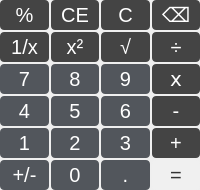
        <widget class="QWidget" name="PageStandard">
         <property name="sizePolicy">
          <sizepolicy hsizetype="Expanding" vsizetype="Expanding">
           <horstretch>0</horstretch>
           <verstretch>0</verstretch>
          </sizepolicy>
         </property>
         <layout class="QGridLayout" name="key">
          <property name="leftMargin">
           <number>0</number>
          </property>
          <property name="topMargin">
           <number>0</number>
          </property>
          <property name="rightMargin">
           <number>0</number>
          </property>
          <property name="bottomMargin">
           <number>0</number>
          </property>
          <property name="spacing">
           <number>2</number>
          </property>
          <item row="5" column="1">
           <widget class="QPushButton" name="pushButton0">
            <property name="sizePolicy">
             <sizepolicy hsizetype="Expanding" vsizetype="Expanding">
              <horstretch>0</horstretch>
              <verstretch>0</verstretch>
             </sizepolicy>
            </property>
            <property name="minimumSize">
             <size>
              <width>30</width>
              <height>30</height>
             </size>
            </property>
            <property name="font">
             <font>
              <pointsize>-1</pointsize>
             </font>
            </property>
            <property name="styleSheet">
             <string notr="true"> QPushButton
{
        background-color:#52565c;
        color:#ffffff;
        border:none;
        border-radius:4px;
        min-width:30px;
        min-height:30px;
        font-size:20px;
 }
QPushButton:hover
{
	 background-color:#5d6269;
}
QPushButton:pressed
{
	background-color:#6a7078;
}</string>
            </property>
            <property name="text">
             <string>0</string>
            </property>
           </widget>
          </item>
          <item row="2" column="0">
           <widget class="QPushButton" name="pushButton7">
            <property name="sizePolicy">
             <sizepolicy hsizetype="Expanding" vsizetype="Expanding">
              <horstretch>0</horstretch>
              <verstretch>0</verstretch>
             </sizepolicy>
            </property>
            <property name="minimumSize">
             <size>
              <width>30</width>
              <height>30</height>
             </size>
            </property>
            <property name="font">
             <font>
              <pointsize>-1</pointsize>
             </font>
            </property>
            <property name="styleSheet">
             <string notr="true"> QPushButton
{
        background-color:#52565c;
        color:#ffffff;
        border:none;
        border-radius:4px;
        min-width:30px;
        min-height:30px;
        font-size:20px;
 }
QPushButton:hover
{
	 background-color:#5d6269;
}
QPushButton:pressed
{
	background-color:#6a7078;
}</string>
            </property>
            <property name="text">
             <string>7</string>
            </property>
           </widget>
          </item>
          <item row="5" column="2">
           <widget class="QPushButton" name="pushButton_Dot">
            <property name="sizePolicy">
             <sizepolicy hsizetype="Expanding" vsizetype="Expanding">
              <horstretch>0</horstretch>
              <verstretch>0</verstretch>
             </sizepolicy>
            </property>
            <property name="minimumSize">
             <size>
              <width>30</width>
              <height>30</height>
             </size>
            </property>
            <property name="font">
             <font>
              <pointsize>-1</pointsize>
             </font>
            </property>
            <property name="styleSheet">
             <string notr="true"> QPushButton
{
        background-color:#52565c;
        color:#ffffff;
        border:none;
        border-radius:4px;
        min-width:30px;
        min-height:30px;
        font-size:20px;
 }
QPushButton:hover
{
	 background-color:#5d6269;
}
QPushButton:pressed
{
	background-color:#6a7078;
}</string>
            </property>
            <property name="text">
             <string>.</string>
            </property>
           </widget>
          </item>
          <item row="2" column="2">
           <widget class="QPushButton" name="pushButton9">
            <property name="sizePolicy">
             <sizepolicy hsizetype="Expanding" vsizetype="Expanding">
              <horstretch>0</horstretch>
              <verstretch>0</verstretch>
             </sizepolicy>
            </property>
            <property name="minimumSize">
             <size>
              <width>30</width>
              <height>30</height>
             </size>
            </property>
            <property name="font">
             <font>
              <pointsize>-1</pointsize>
             </font>
            </property>
            <property name="styleSheet">
             <string notr="true"> QPushButton
{
        background-color:#52565c;
        color:#ffffff;
        border:none;
        border-radius:4px;
        min-width:30px;
        min-height:30px;
        font-size:20px;
 }
QPushButton:hover
{
	 background-color:#5d6269;
}
QPushButton:pressed
{
	background-color:#6a7078;
}</string>
            </property>
            <property name="text">
             <string>9</string>
            </property>
           </widget>
          </item>
          <item row="3" column="2">
           <widget class="QPushButton" name="pushButton6">
            <property name="sizePolicy">
             <sizepolicy hsizetype="Expanding" vsizetype="Expanding">
              <horstretch>0</horstretch>
              <verstretch>0</verstretch>
             </sizepolicy>
            </property>
            <property name="minimumSize">
             <size>
              <width>30</width>
              <height>30</height>
             </size>
            </property>
            <property name="font">
             <font>
              <pointsize>-1</pointsize>
             </font>
            </property>
            <property name="styleSheet">
             <string notr="true"> QPushButton
{
        background-color:#52565c;
        color:#ffffff;
        border:none;
        border-radius:4px;
        min-width:30px;
        min-height:30px;
        font-size:20px;
 }
QPushButton:hover
{
	 background-color:#5d6269;
}
QPushButton:pressed
{
	background-color:#6a7078;
}</string>
            </property>
            <property name="text">
             <string>6</string>
            </property>
           </widget>
          </item>
          <item row="5" column="0">
           <widget class="QPushButton" name="pushButton_Minus">
            <property name="sizePolicy">
             <sizepolicy hsizetype="Expanding" vsizetype="Expanding">
              <horstretch>0</horstretch>
              <verstretch>0</verstretch>
             </sizepolicy>
            </property>
            <property name="minimumSize">
             <size>
              <width>30</width>
              <height>30</height>
             </size>
            </property>
            <property name="font">
             <font>
              <pointsize>-1</pointsize>
             </font>
            </property>
            <property name="styleSheet">
             <string notr="true"> QPushButton
{
        background-color:#52565c;
        color:#ffffff;
        border:none;
        border-radius:4px;
        min-width:30px;
        min-height:30px;
        font-size:20px;
 }
QPushButton:hover
{
	 background-color:#5d6269;
}
QPushButton:pressed
{
	background-color:#6a7078;
}</string>
            </property>
            <property name="text">
             <string>+/-</string>
            </property>
           </widget>
          </item>
          <item row="5" column="3">
           <widget class="QPushButton" name="pushButton_Equal">
            <property name="sizePolicy">
             <sizepolicy hsizetype="Expanding" vsizetype="Expanding">
              <horstretch>0</horstretch>
              <verstretch>0</verstretch>
             </sizepolicy>
            </property>
            <property name="minimumSize">
             <size>
              <width>30</width>
              <height>30</height>
             </size>
            </property>
            <property name="font">
             <font>
              <pointsize>-1</pointsize>
             </font>
            </property>
            <property name="styleSheet">
             <string notr="true">QPushButton
{
    background-color: #f0f0f0;
    color: #333333;
    border: none;
    border-radius: 4px;
    min-width: 30px;
    min-height: 30px;
    font-size: 20px;
}
QPushButton:hover
{
    background-color: #e5e5e5;
}
QPushButton:pressed
{
    background-color: #d5d5d5;
}</string>
            </property>
            <property name="text">
             <string>=</string>
            </property>
           </widget>
          </item>
          <item row="1" column="2">
           <widget class="QPushButton" name="pushButton_Sqrt">
            <property name="sizePolicy">
             <sizepolicy hsizetype="Expanding" vsizetype="Expanding">
              <horstretch>0</horstretch>
              <verstretch>0</verstretch>
             </sizepolicy>
            </property>
            <property name="minimumSize">
             <size>
              <width>30</width>
              <height>30</height>
             </size>
            </property>
            <property name="font">
             <font>
              <pointsize>-1</pointsize>
             </font>
            </property>
            <property name="styleSheet">
             <string notr="true">QPushButton
{
    background-color: #444444;
    color: #ffffff;
    border: none;
    border-radius: 4px;
    min-width: 30px;
    min-height: 30px;
    font-size: 20px;
}
QPushButton:hover
{
    background-color: #505050;
}
QPushButton:pressed
{
    background-color: #666666;
}</string>
            </property>
            <property name="text">
             <string>√</string>
            </property>
           </widget>
          </item>
          <item row="3" column="1">
           <widget class="QPushButton" name="pushButton5">
            <property name="sizePolicy">
             <sizepolicy hsizetype="Expanding" vsizetype="Expanding">
              <horstretch>0</horstretch>
              <verstretch>0</verstretch>
             </sizepolicy>
            </property>
            <property name="minimumSize">
             <size>
              <width>30</width>
              <height>30</height>
             </size>
            </property>
            <property name="font">
             <font>
              <pointsize>-1</pointsize>
             </font>
            </property>
            <property name="styleSheet">
             <string notr="true"> QPushButton
{
        background-color:#52565c;
        color:#ffffff;
        border:none;
        border-radius:4px;
        min-width:30px;
        min-height:30px;
        font-size:20px;
 }
QPushButton:hover
{
	 background-color:#5d6269;
}
QPushButton:pressed
{
	background-color:#6a7078;
}</string>
            </property>
            <property name="text">
             <string>5</string>
            </property>
           </widget>
          </item>
          <item row="2" column="1">
           <widget class="QPushButton" name="pushButton8">
            <property name="sizePolicy">
             <sizepolicy hsizetype="Expanding" vsizetype="Expanding">
              <horstretch>0</horstretch>
              <verstretch>0</verstretch>
             </sizepolicy>
            </property>
            <property name="minimumSize">
             <size>
              <width>30</width>
              <height>30</height>
             </size>
            </property>
            <property name="font">
             <font>
              <pointsize>-1</pointsize>
             </font>
            </property>
            <property name="styleSheet">
             <string notr="true"> QPushButton
{
        background-color:#52565c;
        color:#ffffff;
        border:none;
        border-radius:4px;
        min-width:30px;
        min-height:30px;
        font-size:20px;
 }
QPushButton:hover
{
	 background-color:#5d6269;
}
QPushButton:pressed
{
	background-color:#6a7078;
}</string>
            </property>
            <property name="text">
             <string>8</string>
            </property>
           </widget>
          </item>
          <item row="2" column="3">
           <widget class="QPushButton" name="pushButton_Multi">
            <property name="sizePolicy">
             <sizepolicy hsizetype="Expanding" vsizetype="Expanding">
              <horstretch>0</horstretch>
              <verstretch>0</verstretch>
             </sizepolicy>
            </property>
            <property name="minimumSize">
             <size>
              <width>30</width>
              <height>30</height>
             </size>
            </property>
            <property name="font">
             <font>
              <pointsize>-1</pointsize>
             </font>
            </property>
            <property name="styleSheet">
             <string notr="true">QPushButton
{
    background-color: #444444;
    color: #ffffff;
    border: none;
    border-radius: 4px;
    min-width: 30px;
    min-height: 30px;
    font-size: 20px;
}
QPushButton:hover
{
    background-color: #505050;
}
QPushButton:pressed
{
    background-color: #666666;
}</string>
            </property>
            <property name="text">
             <string>ⅹ</string>
            </property>
           </widget>
          </item>
          <item row="4" column="3">
           <widget class="QPushButton" name="pushButton_Add">
            <property name="sizePolicy">
             <sizepolicy hsizetype="Expanding" vsizetype="Expanding">
              <horstretch>0</horstretch>
              <verstretch>0</verstretch>
             </sizepolicy>
            </property>
            <property name="minimumSize">
             <size>
              <width>30</width>
              <height>30</height>
             </size>
            </property>
            <property name="font">
             <font>
              <pointsize>-1</pointsize>
             </font>
            </property>
            <property name="styleSheet">
             <string notr="true">QPushButton
{
    background-color: #444444;
    color: #ffffff;
    border: none;
    border-radius: 4px;
    min-width: 30px;
    min-height: 30px;
    font-size: 20px;
}
QPushButton:hover
{
    background-color: #505050;
}
QPushButton:pressed
{
    background-color: #666666;
}</string>
            </property>
            <property name="text">
             <string>+</string>
            </property>
           </widget>
          </item>
          <item row="0" column="3">
           <widget class="QPushButton" name="pushButton_BackSpace">
            <property name="sizePolicy">
             <sizepolicy hsizetype="Expanding" vsizetype="Expanding">
              <horstretch>0</horstretch>
              <verstretch>0</verstretch>
             </sizepolicy>
            </property>
            <property name="minimumSize">
             <size>
              <width>30</width>
              <height>30</height>
             </size>
            </property>
            <property name="font">
             <font>
              <pointsize>-1</pointsize>
             </font>
            </property>
            <property name="styleSheet">
             <string notr="true">QPushButton
{
    background-color: #444444;
    color: #ffffff;
    border: none;
    border-radius: 4px;
    min-width: 30px;
    min-height: 30px;
    font-size: 20px;
}
QPushButton:hover
{
    background-color: #505050;
}
QPushButton:pressed
{
    background-color: #666666;
}</string>
            </property>
            <property name="text">
             <string>⌫</string>
            </property>
           </widget>
          </item>
          <item row="0" column="2">
           <widget class="QPushButton" name="pushButton_ClearAll">
            <property name="sizePolicy">
             <sizepolicy hsizetype="Expanding" vsizetype="Expanding">
              <horstretch>0</horstretch>
              <verstretch>0</verstretch>
             </sizepolicy>
            </property>
            <property name="minimumSize">
             <size>
              <width>30</width>
              <height>30</height>
             </size>
            </property>
            <property name="font">
             <font>
              <pointsize>-1</pointsize>
             </font>
            </property>
            <property name="styleSheet">
             <string notr="true">QPushButton
{
    background-color: #444444;
    color: #ffffff;
    border: none;
    border-radius: 4px;
    min-width: 30px;
    min-height: 30px;
    font-size: 20px;
}
QPushButton:hover
{
    background-color: #505050;
}
QPushButton:pressed
{
    background-color: #666666;
}</string>
            </property>
            <property name="text">
             <string>C</string>
            </property>
           </widget>
          </item>
          <item row="4" column="2">
           <widget class="QPushButton" name="pushButton3">
            <property name="sizePolicy">
             <sizepolicy hsizetype="Expanding" vsizetype="Expanding">
              <horstretch>0</horstretch>
              <verstretch>0</verstretch>
             </sizepolicy>
            </property>
            <property name="minimumSize">
             <size>
              <width>30</width>
              <height>30</height>
             </size>
            </property>
            <property name="font">
             <font>
              <pointsize>-1</pointsize>
             </font>
            </property>
            <property name="styleSheet">
             <string notr="true"> QPushButton
{
        background-color:#52565c;
        color:#ffffff;
        border:none;
        border-radius:4px;
        min-width:30px;
        min-height:30px;
        font-size:20px;
 }
QPushButton:hover
{
	 background-color:#5d6269;
}
QPushButton:pressed
{
	background-color:#6a7078;
}</string>
            </property>
            <property name="text">
             <string>3</string>
            </property>
           </widget>
          </item>
          <item row="0" column="0">
           <widget class="QPushButton" name="pushButton_Mod">
            <property name="sizePolicy">
             <sizepolicy hsizetype="Expanding" vsizetype="Expanding">
              <horstretch>0</horstretch>
              <verstretch>0</verstretch>
             </sizepolicy>
            </property>
            <property name="minimumSize">
             <size>
              <width>30</width>
              <height>30</height>
             </size>
            </property>
            <property name="font">
             <font>
              <pointsize>-1</pointsize>
             </font>
            </property>
            <property name="styleSheet">
             <string notr="true">QPushButton
{
    background-color: #444444;
    color: #ffffff;
    border: none;
    border-radius: 4px;
    min-width: 30px;
    min-height: 30px;
    font-size: 20px;
}
QPushButton:hover
{
    background-color: #505050;
}
QPushButton:pressed
{
    background-color: #666666;
}</string>
            </property>
            <property name="text">
             <string>%</string>
            </property>
           </widget>
          </item>
          <item row="0" column="1">
           <widget class="QPushButton" name="pushButton_ClearCurrent">
            <property name="sizePolicy">
             <sizepolicy hsizetype="Expanding" vsizetype="Expanding">
              <horstretch>0</horstretch>
              <verstretch>0</verstretch>
             </sizepolicy>
            </property>
            <property name="minimumSize">
             <size>
              <width>30</width>
              <height>30</height>
             </size>
            </property>
            <property name="font">
             <font>
              <pointsize>-1</pointsize>
             </font>
            </property>
            <property name="styleSheet">
             <string notr="true">QPushButton
{
    background-color: #444444;
    color: #ffffff;
    border: none;
    border-radius: 4px;
    min-width: 30px;
    min-height: 30px;
    font-size: 20px;
}
QPushButton:hover
{
    background-color: #505050;
}
QPushButton:pressed
{
    background-color: #666666;
}</string>
            </property>
            <property name="text">
             <string>CE</string>
            </property>
           </widget>
          </item>
          <item row="4" column="1">
           <widget class="QPushButton" name="pushButton2">
            <property name="sizePolicy">
             <sizepolicy hsizetype="Expanding" vsizetype="Expanding">
              <horstretch>0</horstretch>
              <verstretch>0</verstretch>
             </sizepolicy>
            </property>
            <property name="minimumSize">
             <size>
              <width>30</width>
              <height>30</height>
             </size>
            </property>
            <property name="font">
             <font>
              <pointsize>-1</pointsize>
             </font>
            </property>
            <property name="styleSheet">
             <string notr="true"> QPushButton
{
        background-color:#52565c;
        color:#ffffff;
        border:none;
        border-radius:4px;
        min-width:30px;
        min-height:30px;
        font-size:20px;
 }
QPushButton:hover
{
	 background-color:#5d6269;
}
QPushButton:pressed
{
	background-color:#6a7078;
}</string>
            </property>
            <property name="text">
             <string>2</string>
            </property>
           </widget>
          </item>
          <item row="3" column="0">
           <widget class="QPushButton" name="pushButton4">
            <property name="sizePolicy">
             <sizepolicy hsizetype="Expanding" vsizetype="Expanding">
              <horstretch>0</horstretch>
              <verstretch>0</verstretch>
             </sizepolicy>
            </property>
            <property name="minimumSize">
             <size>
              <width>30</width>
              <height>30</height>
             </size>
            </property>
            <property name="font">
             <font>
              <pointsize>-1</pointsize>
             </font>
            </property>
            <property name="styleSheet">
             <string notr="true"> QPushButton
{
        background-color:#52565c;
        color:#ffffff;
        border:none;
        border-radius:4px;
        min-width:30px;
        min-height:30px;
        font-size:20px;
 }
QPushButton:hover
{
	 background-color:#5d6269;
}
QPushButton:pressed
{
	background-color:#6a7078;
}</string>
            </property>
            <property name="text">
             <string>4</string>
            </property>
           </widget>
          </item>
          <item row="4" column="0">
           <widget class="QPushButton" name="pushButton1">
            <property name="sizePolicy">
             <sizepolicy hsizetype="Expanding" vsizetype="Expanding">
              <horstretch>0</horstretch>
              <verstretch>0</verstretch>
             </sizepolicy>
            </property>
            <property name="minimumSize">
             <size>
              <width>30</width>
              <height>30</height>
             </size>
            </property>
            <property name="font">
             <font>
              <pointsize>-1</pointsize>
             </font>
            </property>
            <property name="styleSheet">
             <string notr="true"> QPushButton
{
        background-color:#52565c;
        color:#ffffff;
        border:none;
        border-radius:4px;
        min-width:30px;
        min-height:30px;
        font-size:20px;
 }
QPushButton:hover
{
	 background-color:#5d6269;
}
QPushButton:pressed
{
	background-color:#6a7078;
}</string>
            </property>
            <property name="text">
             <string>1</string>
            </property>
           </widget>
          </item>
          <item row="1" column="3">
           <widget class="QPushButton" name="pushButton_Divide">
            <property name="sizePolicy">
             <sizepolicy hsizetype="Expanding" vsizetype="Expanding">
              <horstretch>0</horstretch>
              <verstretch>0</verstretch>
             </sizepolicy>
            </property>
            <property name="minimumSize">
             <size>
              <width>30</width>
              <height>30</height>
             </size>
            </property>
            <property name="font">
             <font>
              <pointsize>-1</pointsize>
             </font>
            </property>
            <property name="styleSheet">
             <string notr="true">QPushButton
{
    background-color: #444444;
    color: #ffffff;
    border: none;
    border-radius: 4px;
    min-width: 30px;
    min-height: 30px;
    font-size: 20px;
}
QPushButton:hover
{
    background-color: #505050;
}
QPushButton:pressed
{
    background-color: #666666;
}</string>
            </property>
            <property name="text">
             <string>÷</string>
            </property>
           </widget>
          </item>
          <item row="1" column="1">
           <widget class="QPushButton" name="pushButton_Square">
            <property name="sizePolicy">
             <sizepolicy hsizetype="Expanding" vsizetype="Expanding">
              <horstretch>0</horstretch>
              <verstretch>0</verstretch>
             </sizepolicy>
            </property>
            <property name="minimumSize">
             <size>
              <width>30</width>
              <height>30</height>
             </size>
            </property>
            <property name="font">
             <font>
              <pointsize>-1</pointsize>
             </font>
            </property>
            <property name="styleSheet">
             <string notr="true">QPushButton
{
    background-color: #444444;
    color: #ffffff;
    border: none;
    border-radius: 4px;
    min-width: 30px;
    min-height: 30px;
    font-size: 20px;
}
QPushButton:hover
{
    background-color: #505050;
}
QPushButton:pressed
{
    background-color: #666666;
}</string>
            </property>
            <property name="text">
             <string>x²</string>
            </property>
           </widget>
          </item>
          <item row="1" column="0">
           <widget class="QPushButton" name="pushButton_Reciprocal">
            <property name="sizePolicy">
             <sizepolicy hsizetype="Expanding" vsizetype="Expanding">
              <horstretch>0</horstretch>
              <verstretch>0</verstretch>
             </sizepolicy>
            </property>
            <property name="minimumSize">
             <size>
              <width>30</width>
              <height>30</height>
             </size>
            </property>
            <property name="font">
             <font>
              <pointsize>-1</pointsize>
             </font>
            </property>
            <property name="styleSheet">
             <string notr="true">QPushButton
{
    background-color: #444444;
    color: #ffffff;
    border: none;
    border-radius: 4px;
    min-width: 30px;
    min-height: 30px;
    font-size: 20px;
}
QPushButton:hover
{
    background-color: #505050;
}
QPushButton:pressed
{
    background-color: #666666;
}</string>
            </property>
            <property name="text">
             <string>1/x</string>
            </property>
           </widget>
          </item>
          <item row="3" column="3">
           <widget class="QPushButton" name="pushButton_Sub">
            <property name="sizePolicy">
             <sizepolicy hsizetype="Expanding" vsizetype="Expanding">
              <horstretch>0</horstretch>
              <verstretch>0</verstretch>
             </sizepolicy>
            </property>
            <property name="minimumSize">
             <size>
              <width>30</width>
              <height>30</height>
             </size>
            </property>
            <property name="font">
             <font>
              <pointsize>-1</pointsize>
             </font>
            </property>
            <property name="styleSheet">
             <string notr="true">QPushButton
{
    background-color: #444444;
    color: #ffffff;
    border: none;
    border-radius: 4px;
    min-width: 30px;
    min-height: 30px;
    font-size: 20px;
}
QPushButton:hover
{
    background-color: #505050;
}
QPushButton:pressed
{
    background-color: #666666;
}</string>
            </property>
            <property name="text">
             <string>-</string>
            </property>
           </widget>
          </item>
         </layout>
        </widget>
